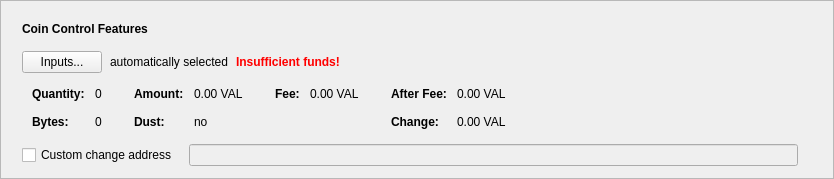
      <widget class="QFrame" name="frameCoinControl">
       <property name="sizePolicy">
        <sizepolicy hsizetype="Expanding" vsizetype="Fixed">
         <horstretch>0</horstretch>
         <verstretch>0</verstretch>
        </sizepolicy>
       </property>
       <property name="frameShape">
        <enum>QFrame::StyledPanel</enum>
       </property>
       <property name="frameShadow">
        <enum>QFrame::Raised</enum>
       </property>
       <layout class="QVBoxLayout" name="verticalLayout_2">
        <item>
         <layout class="QVBoxLayout" name="verticalLayoutCoinControl" stretch="0,0,0,0,0">
          <property name="spacing">
           <number>0</number>
          </property>
          <property name="sizeConstraint">
           <enum>QLayout::SetDefaultConstraint</enum>
          </property>
          <property name="leftMargin">
           <number>10</number>
          </property>
          <property name="topMargin">
           <number>10</number>
          </property>
          <item>
           <layout class="QHBoxLayout" name="horizontalLayoutCoinControl1">
            <property name="bottomMargin">
             <number>15</number>
            </property>
            <item>
             <widget class="QLabel" name="labelCoinControlFeatures">
              <property name="sizePolicy">
               <sizepolicy hsizetype="Preferred" vsizetype="Maximum">
                <horstretch>0</horstretch>
                <verstretch>0</verstretch>
               </sizepolicy>
              </property>
              <property name="font">
               <font>
                <weight>75</weight>
                <bold>true</bold>
               </font>
              </property>
              <property name="styleSheet">
               <string notr="true">font-weight:bold;</string>
              </property>
              <property name="text">
               <string>Coin Control Features</string>
              </property>
             </widget>
            </item>
           </layout>
          </item>
          <item>
           <layout class="QHBoxLayout" name="horizontalLayoutCoinControl2" stretch="0,0,0,0">
            <property name="spacing">
             <number>8</number>
            </property>
            <property name="bottomMargin">
             <number>10</number>
            </property>
            <item>
             <widget class="QPushButton" name="pushButtonCoinControl">
              <property name="styleSheet">
               <string notr="true"/>
              </property>
              <property name="text">
               <string>Inputs...</string>
              </property>
              <property name="autoDefault">
               <bool>false</bool>
              </property>
             </widget>
            </item>
            <item>
             <widget class="QLabel" name="labelCoinControlAutomaticallySelected">
              <property name="text">
               <string>automatically selected</string>
              </property>
              <property name="margin">
               <number>5</number>
              </property>
             </widget>
            </item>
            <item>
             <widget class="QLabel" name="labelCoinControlInsuffFunds">
              <property name="font">
               <font>
                <weight>75</weight>
                <bold>true</bold>
               </font>
              </property>
              <property name="styleSheet">
               <string notr="true">color:red;font-weight:bold;</string>
              </property>
              <property name="text">
               <string>Insufficient funds!</string>
              </property>
              <property name="margin">
               <number>5</number>
              </property>
             </widget>
            </item>
            <item>
             <spacer name="horizontalSpacerCoinControl">
              <property name="orientation">
               <enum>Qt::Horizontal</enum>
              </property>
              <property name="sizeHint" stdset="0">
               <size>
                <width>40</width>
                <height>1</height>
               </size>
              </property>
             </spacer>
            </item>
           </layout>
          </item>
          <item>
           <widget class="QWidget" name="widgetCoinControl" native="true">
            <property name="sizePolicy">
             <sizepolicy hsizetype="Preferred" vsizetype="Preferred">
              <horstretch>0</horstretch>
              <verstretch>0</verstretch>
             </sizepolicy>
            </property>
            <property name="minimumSize">
             <size>
              <width>0</width>
              <height>0</height>
             </size>
            </property>
            <property name="styleSheet">
             <string notr="true"/>
            </property>
            <layout class="QHBoxLayout" name="horizontalLayoutCoinControl5">
             <property name="leftMargin">
              <number>0</number>
             </property>
             <property name="topMargin">
              <number>0</number>
             </property>
             <property name="rightMargin">
              <number>0</number>
             </property>
             <property name="bottomMargin">
              <number>0</number>
             </property>
             <item>
              <layout class="QHBoxLayout" name="horizontalLayoutCoinControl3" stretch="0,0,0,1">
               <property name="spacing">
                <number>20</number>
               </property>
               <property name="topMargin">
                <number>0</number>
               </property>
               <property name="bottomMargin">
                <number>10</number>
               </property>
               <item>
                <layout class="QFormLayout" name="formLayoutCoinControl1">
                 <property name="horizontalSpacing">
                  <number>10</number>
                 </property>
                 <property name="verticalSpacing">
                  <number>14</number>
                 </property>
                 <property name="leftMargin">
                  <number>10</number>
                 </property>
                 <property name="topMargin">
                  <number>4</number>
                 </property>
                 <property name="rightMargin">
                  <number>6</number>
                 </property>
                 <item row="0" column="0">
                  <widget class="QLabel" name="labelCoinControlQuantityText">
                   <property name="font">
                    <font>
                     <weight>75</weight>
                     <bold>true</bold>
                    </font>
                   </property>
                   <property name="text">
                    <string>Quantity:</string>
                   </property>
                   <property name="margin">
                    <number>0</number>
                   </property>
                  </widget>
                 </item>
                 <item row="0" column="1">
                  <widget class="QLabel" name="labelCoinControlQuantity">
                   <property name="cursor">
                    <cursorShape>IBeamCursor</cursorShape>
                   </property>
                   <property name="contextMenuPolicy">
                    <enum>Qt::ActionsContextMenu</enum>
                   </property>
                   <property name="text">
                    <string notr="true">0</string>
                   </property>
                   <property name="margin">
                    <number>0</number>
                   </property>
                   <property name="textInteractionFlags">
                    <set>Qt::LinksAccessibleByMouse|Qt::TextSelectableByKeyboard|Qt::TextSelectableByMouse</set>
                   </property>
                  </widget>
                 </item>
                 <item row="1" column="0">
                  <widget class="QLabel" name="labelCoinControlBytesText">
                   <property name="font">
                    <font>
                     <weight>75</weight>
                     <bold>true</bold>
                    </font>
                   </property>
                   <property name="text">
                    <string>Bytes:</string>
                   </property>
                  </widget>
                 </item>
                 <item row="1" column="1">
                  <widget class="QLabel" name="labelCoinControlBytes">
                   <property name="cursor">
                    <cursorShape>IBeamCursor</cursorShape>
                   </property>
                   <property name="contextMenuPolicy">
                    <enum>Qt::ActionsContextMenu</enum>
                   </property>
                   <property name="text">
                    <string notr="true">0</string>
                   </property>
                   <property name="textInteractionFlags">
                    <set>Qt::LinksAccessibleByMouse|Qt::TextSelectableByKeyboard|Qt::TextSelectableByMouse</set>
                   </property>
                  </widget>
                 </item>
                </layout>
               </item>
               <item>
                <layout class="QFormLayout" name="formLayoutCoinControl2">
                 <property name="horizontalSpacing">
                  <number>10</number>
                 </property>
                 <property name="verticalSpacing">
                  <number>14</number>
                 </property>
                 <property name="leftMargin">
                  <number>6</number>
                 </property>
                 <property name="topMargin">
                  <number>4</number>
                 </property>
                 <property name="rightMargin">
                  <number>6</number>
                 </property>
                 <item row="0" column="0">
                  <widget class="QLabel" name="labelCoinControlAmountText">
                   <property name="font">
                    <font>
                     <weight>75</weight>
                     <bold>true</bold>
                    </font>
                   </property>
                   <property name="text">
                    <string>Amount:</string>
                   </property>
                   <property name="margin">
                    <number>0</number>
                   </property>
                  </widget>
                 </item>
                 <item row="0" column="1">
                  <widget class="QLabel" name="labelCoinControlAmount">
                   <property name="cursor">
                    <cursorShape>IBeamCursor</cursorShape>
                   </property>
                   <property name="contextMenuPolicy">
                    <enum>Qt::ActionsContextMenu</enum>
                   </property>
                   <property name="text">
                    <string notr="true">0.00 VAL</string>
                   </property>
                   <property name="textInteractionFlags">
                    <set>Qt::LinksAccessibleByMouse|Qt::TextSelectableByKeyboard|Qt::TextSelectableByMouse</set>
                   </property>
                  </widget>
                 </item>
                 <item row="1" column="0">
                  <widget class="QLabel" name="labelCoinControlLowOutputText">
                   <property name="font">
                    <font>
                     <weight>75</weight>
                     <bold>true</bold>
                    </font>
                   </property>
                   <property name="text">
                    <string>Dust:</string>
                   </property>
                  </widget>
                 </item>
                 <item row="1" column="1">
                  <widget class="QLabel" name="labelCoinControlLowOutput">
                   <property name="cursor">
                    <cursorShape>IBeamCursor</cursorShape>
                   </property>
                   <property name="contextMenuPolicy">
                    <enum>Qt::ActionsContextMenu</enum>
                   </property>
                   <property name="text">
                    <string notr="true">no</string>
                   </property>
                   <property name="textInteractionFlags">
                    <set>Qt::LinksAccessibleByMouse|Qt::TextSelectableByKeyboard|Qt::TextSelectableByMouse</set>
                   </property>
                  </widget>
                 </item>
                </layout>
               </item>
               <item>
                <layout class="QFormLayout" name="formLayoutCoinControl3">
                 <property name="horizontalSpacing">
                  <number>10</number>
                 </property>
                 <property name="verticalSpacing">
                  <number>14</number>
                 </property>
                 <property name="leftMargin">
                  <number>6</number>
                 </property>
                 <property name="topMargin">
                  <number>4</number>
                 </property>
                 <property name="rightMargin">
                  <number>6</number>
                 </property>
                 <item row="0" column="0">
                  <widget class="QLabel" name="labelCoinControlFeeText">
                   <property name="font">
                    <font>
                     <weight>75</weight>
                     <bold>true</bold>
                    </font>
                   </property>
                   <property name="text">
                    <string>Fee:</string>
                   </property>
                   <property name="margin">
                    <number>0</number>
                   </property>
                  </widget>
                 </item>
                 <item row="0" column="1">
                  <widget class="QLabel" name="labelCoinControlFee">
                   <property name="cursor">
                    <cursorShape>IBeamCursor</cursorShape>
                   </property>
                   <property name="contextMenuPolicy">
                    <enum>Qt::ActionsContextMenu</enum>
                   </property>
                   <property name="text">
                    <string notr="true">0.00 VAL</string>
                   </property>
                   <property name="textInteractionFlags">
                    <set>Qt::LinksAccessibleByMouse|Qt::TextSelectableByKeyboard|Qt::TextSelectableByMouse</set>
                   </property>
                  </widget>
                 </item>
                </layout>
               </item>
               <item>
                <layout class="QFormLayout" name="formLayoutCoinControl4">
                 <property name="horizontalSpacing">
                  <number>10</number>
                 </property>
                 <property name="verticalSpacing">
                  <number>14</number>
                 </property>
                 <property name="leftMargin">
                  <number>6</number>
                 </property>
                 <property name="topMargin">
                  <number>4</number>
                 </property>
                 <property name="rightMargin">
                  <number>6</number>
                 </property>
                 <item row="0" column="0">
                  <widget class="QLabel" name="labelCoinControlAfterFeeText">
                   <property name="font">
                    <font>
                     <weight>75</weight>
                     <bold>true</bold>
                    </font>
                   </property>
                   <property name="text">
                    <string>After Fee:</string>
                   </property>
                   <property name="margin">
                    <number>0</number>
                   </property>
                  </widget>
                 </item>
                 <item row="0" column="1">
                  <widget class="QLabel" name="labelCoinControlAfterFee">
                   <property name="cursor">
                    <cursorShape>IBeamCursor</cursorShape>
                   </property>
                   <property name="contextMenuPolicy">
                    <enum>Qt::ActionsContextMenu</enum>
                   </property>
                   <property name="text">
                    <string notr="true">0.00 VAL</string>
                   </property>
                   <property name="textInteractionFlags">
                    <set>Qt::LinksAccessibleByMouse|Qt::TextSelectableByKeyboard|Qt::TextSelectableByMouse</set>
                   </property>
                  </widget>
                 </item>
                 <item row="1" column="0">
                  <widget class="QLabel" name="labelCoinControlChangeText">
                   <property name="font">
                    <font>
                     <weight>75</weight>
                     <bold>true</bold>
                    </font>
                   </property>
                   <property name="text">
                    <string>Change:</string>
                   </property>
                  </widget>
                 </item>
                 <item row="1" column="1">
                  <widget class="QLabel" name="labelCoinControlChange">
                   <property name="cursor">
                    <cursorShape>IBeamCursor</cursorShape>
                   </property>
                   <property name="contextMenuPolicy">
                    <enum>Qt::ActionsContextMenu</enum>
                   </property>
                   <property name="text">
                    <string notr="true">0.00 VAL</string>
                   </property>
                   <property name="textInteractionFlags">
                    <set>Qt::LinksAccessibleByMouse|Qt::TextSelectableByKeyboard|Qt::TextSelectableByMouse</set>
                   </property>
                  </widget>
                 </item>
                </layout>
               </item>
              </layout>
             </item>
            </layout>
           </widget>
          </item>
          <item>
           <layout class="QHBoxLayout" name="horizontalLayoutCoinControl4" stretch="0,0,0">
            <property name="spacing">
             <number>12</number>
            </property>
            <property name="sizeConstraint">
             <enum>QLayout::SetDefaultConstraint</enum>
            </property>
            <property name="topMargin">
             <number>5</number>
            </property>
            <property name="rightMargin">
             <number>5</number>
            </property>
            <item>
             <widget class="QCheckBox" name="checkBoxCoinControlChange">
              <property name="toolTip">
               <string>If this is activated, but the change address is empty or invalid, change will be sent to a newly generated address.</string>
              </property>
              <property name="text">
               <string>Custom change address</string>
              </property>
             </widget>
            </item>
            <item>
             <widget class="QValidatedLineEdit" name="lineEditCoinControlChange">
              <property name="enabled">
               <bool>false</bool>
              </property>
              <property name="sizePolicy">
               <sizepolicy hsizetype="Expanding" vsizetype="Fixed">
                <horstretch>0</horstretch>
                <verstretch>0</verstretch>
               </sizepolicy>
              </property>
             </widget>
            </item>
            <item>
             <widget class="QLabel" name="labelCoinControlChangeLabel">
              <property name="sizePolicy">
               <sizepolicy hsizetype="Preferred" vsizetype="Expanding">
                <horstretch>0</horstretch>
                <verstretch>0</verstretch>
               </sizepolicy>
              </property>
              <property name="minimumSize">
               <size>
                <width>0</width>
                <height>0</height>
               </size>
              </property>
              <property name="text">
               <string/>
              </property>
              <property name="margin">
               <number>3</number>
              </property>
             </widget>
            </item>
           </layout>
          </item>
          <item>
           <spacer name="verticalSpacerCoinControl">
            <property name="orientation">
             <enum>Qt::Vertical</enum>
            </property>
            <property name="sizeType">
             <enum>QSizePolicy::Expanding</enum>
            </property>
            <property name="sizeHint" stdset="0">
             <size>
              <width>800</width>
              <height>1</height>
             </size>
            </property>
           </spacer>
          </item>
         </layout>
        </item>
       </layout>
      </widget>
